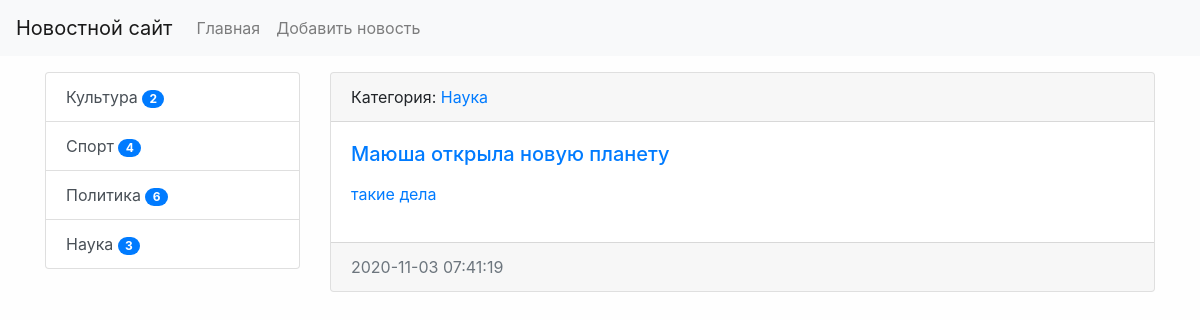
Page /news/14/ on the committed database.
### news/models.py (models this page shows, shortened)
class Category(models.Model):
    title = models.CharField(max_length=150, db_index=True, verbose_name='Наименование категории')
    def get_absolute_url(self):
        return reverse('category', kwargs={'category_id': self.pk})
    def __str__(self):
        return self.title
    class Meta:
        verbose_name = 'Категория'
        verbose_name_plural = 'Категории'
        ordering = ['title']

class News(models.Model):
    title = models.CharField(max_length=150, verbose_name='Наименование')
    content = models.TextField(blank=True, verbose_name='Контент')
    created_at = models.DateTimeField(auto_now_add=True, verbose_name='Дата публикации')  # устанавливаются лишь раз
    updated_at = models.DateTimeField(auto_now=True, verbose_name='Обновлено')  # обновляется при каждом редактировании
    photo = models.ImageField(upload_to='photos/%Y/%m/%d/', blank=True, verbose_name='Фото')
    is_published = models.BooleanField(default=True, verbose_name='Опубликовано')
    category = models.ForeignKey('Category', on_delete=models.PROTECT, verbose_name='Категория')
    views = models.IntegerField(default=0)
    class Meta:
        verbose_name = 'Новость'
        verbose_name_plural = 'Новости'
        ordering = ['-created_at']

### news/views.py (the view)
# urls.py: path('news/<int:pk>/', ViewNews.as_view(), name='view_news'),
class ViewNews(DetailView):
    model = News
    context_object_name = 'news_item'

### news/templatetags/news_tags.py (called while the page is built)
@register.inclusion_tag('news/list_categories.html')
def show_categories(arg1='Hello', arg2='world'):
    categories = Category.objects.annotate(cnt=Count('news')).filter(cnt__gt=0)
    return {"categories": categories, "arg1": arg1, "arg2": arg2}

### news/templates/news/news_detail.html (shortened to what this page needs)
{% extends 'base.html' %}
{% block sidebar %}
{% include 'inc/_sidebar.html' %}
{% endblock %}
{% block content %}
<div class="card mb-3">
    <div class="card-header">
        Категория: <a href="{{ news_item.category.get_absolute_url }}"</a>{{ news_item.category }}
    </div>
    <div class="card-body">
                <h5 class="card-title">{{ news_item.title }}</h5>
                <p class="card-text">{{ news_item.content|linebreaks }}</p>
        </div>
    <div class="card-footer text-muted">
        {{ news_item.created_at|date:"Y-m-d H:i:s" }}
    </div>
</div>
{% endblock %}

### news/templates/news/list_categories.html
<div class="list-group">
    {% for item in categories %}
    <a href="{{ item.get_absolute_url }}" class="list-group-item list-group-item-action">{{ item.title }}
                <span class="badge badge-primary badge-pill">{{ item.cnt }}</span></a>
    {% endfor %}
</div>

### mysite/static/css/style.css (style rules this page uses)
body { background-color: #fefefe; }

### rows in the picture
Category: title "Культура", cnt "2"
Category: title "Спорт", cnt "4"
Category: title "Политика", cnt "6"
Category: title "Наука", cnt "3"
News: category "Наука", title "Маюша открыла новую планету", content "такие дела", created_at "2020-11-03 07:41:19"
